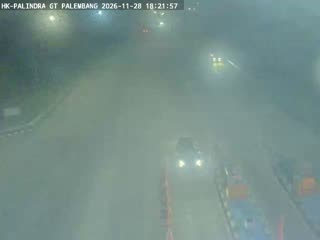
#> input picture thumbs/atcs-binamarga-tol-palembang-indralaya-1.jpg, 320 x 240 px; its folder holds only this picture in this run
$ python make_visuals.py
#> lines starting #> are read from the running program, lines starting #| are printed output that depends on the picture
#!/usr/bin/env python3
"""Visual: --map --chart --heatmap --mosaic --banner --postcard --donut; tanpa flag = semua kecuali postcard.
Postcard kini附带 cuaca + kualitas udara (Open-Meteo, gratis tanpa key)."""
import argparse, json, csv, random, urllib.request
from pathlib import Path
from datetime import datetime, timezone, timedelta, date as ddate
from PIL import Image, ImageDraw, ImageFont

A = Path("assets"); A.mkdir(exist_ok=True)
S = json.loads(Path("status.json").read_text(encoding="utf-8")) if Path("status.json").exists() else {"summary": {}, "streams": []}
WMO = {0: "Cerah", 1: "Cerah berawan", 2: "Berawan", 3: "Mendung", 45: "Kabut", 48: "Kabut beku",
       51: "Gerimis", 53: "Gerimis", 55: "Gerimis lebat", 61: "Hujan", 63: "Hujan", 65: "Hujan lebat",
       80: "Hujan lokal", 81: "Hujan lokal", 82: "Hujan lebat", 95: "Badai petir", 96: "Badai petir", 99: "Badai petir"}

def font(sz):
    try: return ImageFont.truetype("/usr/share/fonts/truetype/dejavu/DejaVuSans-Bold.ttf", sz)
    except Exception: return ImageFont.load_default()

def placeholder(fn, text):
    im = Image.new("RGB", (640, 360), "#0b0f14"); d = ImageDraw.Draw(im)
    d.text((20, 150), text, fill="#8b98a5", font=font(20))
    d.text((20, 185), "akan terisi otomatis setelah data tersedia", fill="#556", font=font(14))
    im.save(A / fn)

def _plt():
    import matplotlib; matplotlib.use("Agg")
    import matplotlib.pyplot as plt
    return plt

def _daily():
    p = Path("data/uptime.csv"); day = {}
    if not p.exists(): return day
    with p.open(encoding="utf-8") as f:
        rd = csv.reader(f); next(rd, None)
        for r in rd:
            if len(r) == 8: d, o = r[0], r[5]
            elif len(r) == 7: d, o = r[0], r[4]
            else: continue
            try: o = int(o)
            except ValueError: continue
            if o not in (0, 1): continue
            a = day.setdefault(d, [0, 0]); a[1] += 1; a[0] += o
    return day

def weather():
    try:
        u = "https://api.open-meteo.com/v1/forecast?latitude=-2.99&longitude=104.75&current=temperature_2m,relative_humidity_2m,weather_code&timezone=Asia%2FJakarta"
        c = json.load(urllib.request.urlopen(u, timeout=15))["current"]
        aq = None
        try:
            ua = "https://air-quality-api.open-meteo.com/v1/air-quality?latitude=-2.99&longitude=104.75&current=us_aqi&timezone=Asia%2FJakarta"
            aq = json.load(urllib.request.urlopen(ua, timeout=15))["current"]["us_aqi"]
        except Exception: pass
        return {"t": c.get("temperature_2m"), "rh": c.get("relative_humidity_2m"), "code": c.get("weather_code"), "aqi": aq}
    except Exception:
        return None

def aqi_cat(v):
    if v is None: return ""
    if v <= 50: return "Baik"
    if v <= 100: return "Sedang"
    if v <= 150: return "Tidak sehat (sensitif)"
    if v <= 200: return "Tidak sehat"
    if v <= 300: return "Sangat tidak sehat"
    return "Berbahaya"

def pmap():
    plt = _plt()
    pts = [(s["lng"], s["lat"], s["ok"]) for s in S["streams"] if s.get("lat") and s.get("lng")]
    if not pts: placeholder("map.png", "Peta menunggu data koordinat"); return
    fig, ax = plt.subplots(figsize=(8, 8), dpi=110); fig.patch.set_facecolor("#0b0f14"); ax.set_facecolor("#0b0f14")
    for x, y, ok in pts: ax.scatter(x, y, c="#22c55e" if ok else "#ef4444", s=40, edgecolors="white", linewidths=.5)
    ax.set_title("Coverage CCTV Palembang", color="white"); ax.tick_params(colors="white"); ax.grid(alpha=.2)
    for sp in ax.spines.values(): sp.set_color("#333")
    fig.savefig(A / "map.png", bbox_inches="tight"); plt.close(fig)

def chart():
    plt = _plt(); day = _daily(); ks = sorted(day)[-30:]
    if not ks: placeholder("uptime.png", "Grafik menunggu data uptime"); return
    fig, ax = plt.subplots(figsize=(9, 3.5), dpi=110); fig.patch.set_facecolor("#0b0f14"); ax.set_facecolor("#0b0f14")
    ax.plot(ks, [day[k][0] for k in ks], color="#22c55e", marker="o"); ax.tick_params(colors="white", axis="x", rotation=90, labelsize=6)
    ax.set_title("Kamera live per hari", color="white"); ax.grid(alpha=.2)
    for sp in ax.spines.values(): sp.set_color("#333")
    fig.savefig(A / "uptime.png", bbox_inches="tight"); plt.close(fig)

def heatmap():
    plt = _plt(); import numpy as np
    day = _daily()
    if not day: placeholder("heatmap.png", "Heatmap menunggu data"); return
    cells = {}
    for dstr, (live, tot) in day.items():
        try: d = ddate.fromisoformat(dstr)
        except ValueError: continue
        cells[d] = (live / tot) if tot else 0
    if not cells: placeholder("heatmap.png", "Heatmap menunggu data"); return
    start = min(cells) - timedelta(days=min(cells).weekday())
    nw = (max(cells) - start).days // 7 + 1
    MAT = np.full((7, nw), np.nan)
    for d, r in cells.items(): MAT[d.weekday(), (d - start).days // 7] = r
    fig, ax = plt.subplots(figsize=(nw * 0.32 + 2, 3.2), dpi=110); fig.patch.set_facecolor("#0b0f14")
    im = ax.imshow(MAT, cmap="RdYlGn", aspect="auto", vmin=0, vmax=1)
    ax.set_yticks(range(7)); ax.set_yticklabels(["Sen", "Sel", "Rab", "Kam", "Jum", "Sab", "Min"], color="white", fontsize=7)
    ax.set_xticks([]); ax.set_title("Kalender uptime harian (hijau = sehat)", color="white", fontsize=10)
    fig.colorbar(im, ax=ax, fraction=0.02)
    fig.savefig(A / "heatmap.png", bbox_inches="tight"); plt.close(fig)

def donut():
    plt = _plt()
    st = S.get("streams", [])
    if not st: placeholder("donut.png", "Donut menunggu data"); return
    def mean(pred):
        v = [s.get("uptime_pct", 100) for s in st if pred(s)]
        return round(sum(v) / len(v)) if v else None
    sets = [("Overall", lambda s: True), ("Kota Palembang", lambda s: s["key"].startswith("plb-")),
            ("Tol Palindra", lambda s: s.get("group") == "Tol Palindra"), ("Tol Lampung", lambda s: s.get("group") == "Tol Lampung")]
    fig, axes = plt.subplots(1, 4, figsize=(12, 3.2), dpi=110); fig.patch.set_facecolor("#0b0f14")
    for ax, (lab, pred) in zip(axes, sets):
        v = mean(pred); ax.set_facecolor("#0b0f14")
        if v is None:
            ax.text(0.5, 0.5, "—", ha="center", va="center", color="white"); ax.axis("off"); ax.set_title(lab, color="white", fontsize=9); continue
        ax.pie([v, 100 - v], colors=["#22c55e", "#2a3440"], startangle=90, counterclock=False, wedgeprops=dict(width=0.35))
        ax.text(0, 0, f"{v}%", ha="center", va="center", color="white", fontsize=14)
        ax.set_title(lab, color="white", fontsize=9)
    fig.savefig(A / "donut.png", bbox_inches="tight"); plt.close(fig)

def mosaic():
    th = sorted(Path("thumbs").glob("*.jpg"))[:64]
    if not th: placeholder("mosaic.jpg", "Mosaic menunggu thumbnail"); return
    cols = 8; tw, thh = 160, 90; rows = (len(th) + cols - 1) // cols
    canvas = Image.new("RGB", (cols * tw, rows * thh), "#0b0f14")
    for i, t in enumerate(th):
        try:
            im = Image.open(t).convert("RGB").resize((tw, thh)); canvas.paste(im, ((i % cols) * tw, (i // cols) * thh))
        except Exception: pass
    canvas.save(A / "mosaic.jpg", quality=85)

def banner():
    s = S.get("summary", {}); im = Image.new("RGB", (1280, 640), "#0b0f14"); d = ImageDraw.Draw(im)
    d.text((60, 200), "Palembang CCTV Streams", fill="white", font=font(64))
    d.text((60, 300), f"{s.get('live',0)}/{s.get('total',0)} kamera live - auto-update harian", fill="#22c55e", font=font(32))
    d.text((60, 360), "HLS stabil - open data - unofficial", fill="#8b98a5", font=font(24))
    im.save(A / "banner.png")

def postcard():
    th = sorted(Path("thumbs").glob("*.jpg"))
    if not th: placeholder("postcard.jpg", "Postcard menunggu thumbnail"); return
    t = random.choice(th); im = Image.open(t).convert("RGB").resize((640, 360)); d = ImageDraw.Draw(im)
    wib = datetime.now(timezone(timedelta(hours=7))).strftime("%d %b %Y %H:%M WIB")
    d.rectangle([0, 320, 640, 360], fill="#000000cc"); d.text((12, 330), f"Postcard {wib}", fill="white", font=font(20))
    w = weather()
    if w:
        desc = WMO.get(w.get("code"), "—")
        aq = w.get("aqi"); aqs = f" · AQI {aq} ({aqi_cat(aq)})" if aq is not None else ""
        txt = f"{w.get('t')}°C · {desc} · RH {w.get('rh')}%{aqs}"
        d.rectangle([0, 0, 640, 40], fill="#000000cc"); d.text((12, 10), txt, fill="white", font=font(16))
    im.save(A / "postcard.jpg", quality=88)

if __name__ == "__main__":
    ap = argparse.ArgumentParser()
    for f in ("map", "chart", "mosaic", "banner", "postcard", "heatmap", "donut"): ap.add_argument(f"--{f}", action="store_true")
    a = ap.parse_args()
    if a.postcard: postcard()
    elif a.map: pmap()
    elif a.chart: chart()
    elif a.mosaic: mosaic()
    elif a.banner: banner()
    elif a.heatmap: heatmap()
    elif a.donut: donut()
    else: pmap(); chart(); heatmap(); donut(); mosaic(); banner()
#> in placeholder, `im.save(A / fn)`:
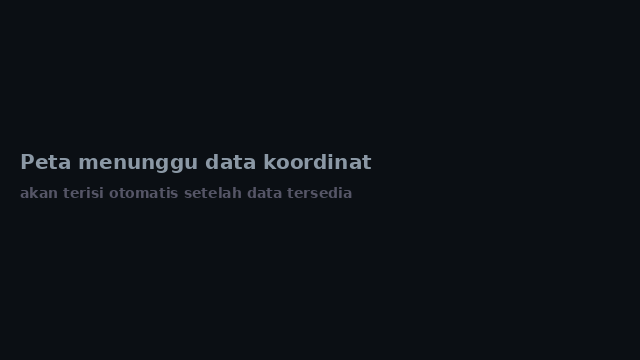
#> saved as map.png: PIL image 640x360 RGB; mean R, G, B 12.6, 16.7, 21.8
#> call 3 of placeholder, with fn = 'heatmap.png', text = 'Heatmap menunggu data'
#> in placeholder (call 3), `im.save(A / fn)`:
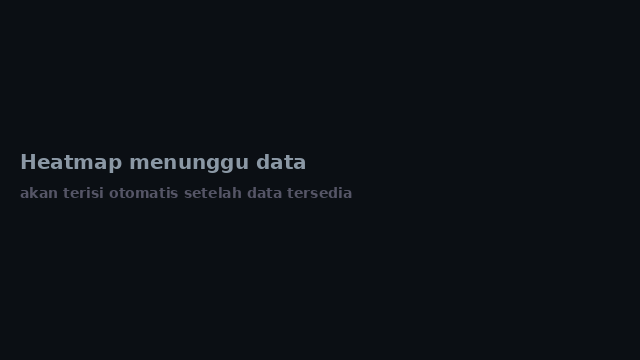
#> saved as heatmap.png: PIL image 640x360 RGB; mean R, G, B 12.4, 16.4, 21.6
#> call 4 of placeholder, with fn = 'donut.png', text = 'Donut menunggu data'
#> in placeholder (call 4), `im.save(A / fn)`:
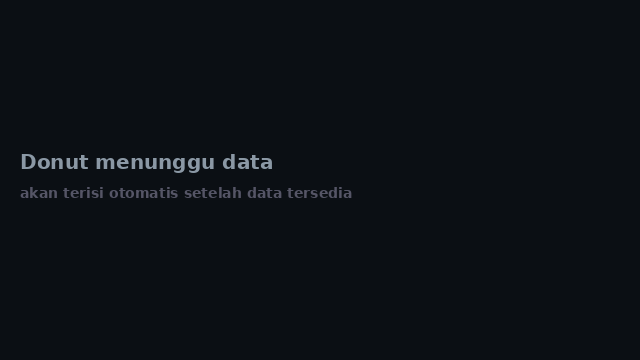
#> saved as donut.png: PIL image 640x360 RGB; mean R, G, B 12.3, 16.3, 21.4
#> in mosaic, `im = Image.open(t).convert('RGB').resize((tw, thh))`:
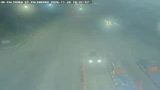
#> im: PIL image 160x90 RGB; mean R, G, B 117.9, 142.1, 136.9
#> in mosaic, `canvas.paste(im, (i % cols * tw, i // cols * thh))`:
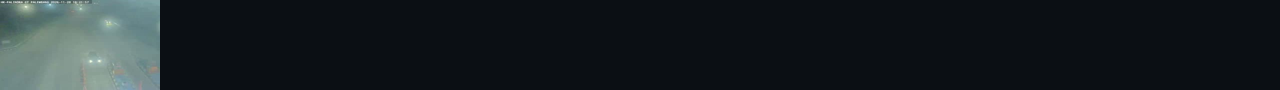
#> canvas: PIL image 1280x90 RGB; mean R, G, B 24.4, 30.9, 34.6
#> in banner, `im = Image.new('RGB', (1280, 640), '#0b0f14')`:
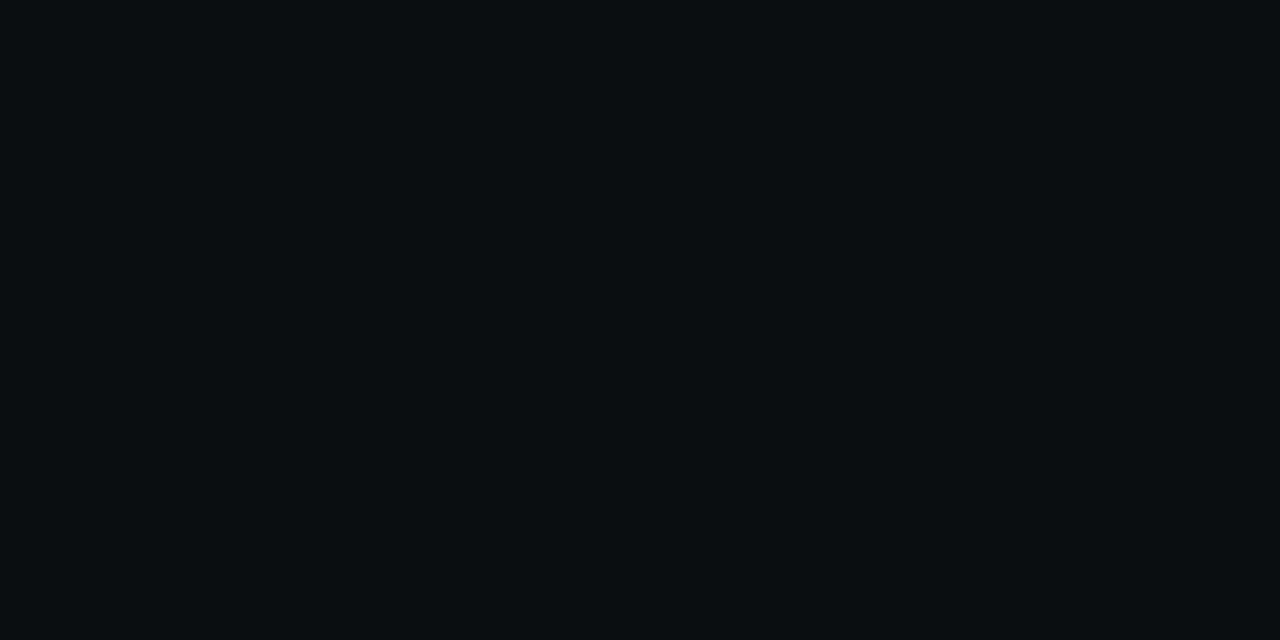
#> im: PIL image 1280x640 RGB; mean R, G, B 11, 15, 20
#> in banner, `im.save(A / "banner.png")`:
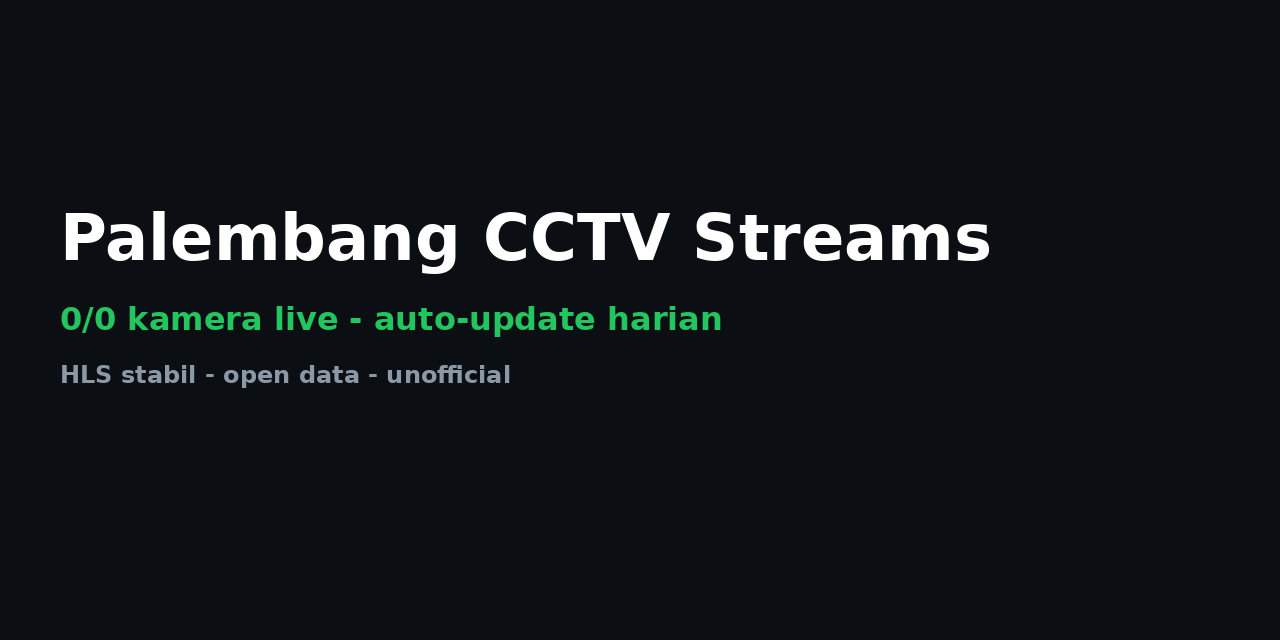
#> saved as banner.png: PIL image 1280x640 RGB; mean R, G, B 17.3, 22.4, 26.5
    print("[✓] visuals selesai")

$ run again, on thumbs/atcs-binamarga-tol-palembang-indralaya-13.jpg
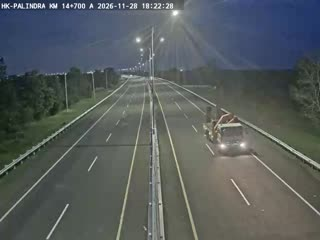
#> input picture thumbs/atcs-binamarga-tol-palembang-indralaya-13.jpg, 320 x 240 px
#> in mosaic, `im = Image.open(t).convert('RGB').resize((tw, thh))`:
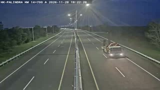
#> im: PIL image 160x90 RGB; mean R, G, B 86.5, 92.6, 92.8
#> in mosaic, `canvas.paste(im, (i % cols * tw, i // cols * thh))`:
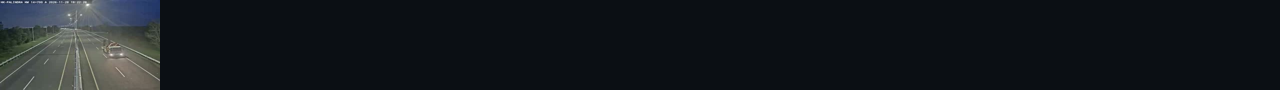
#> canvas: PIL image 1280x90 RGB; mean R, G, B 20.4, 24.7, 29.1

$ run again, on thumbs/atcs-binamarga-tol-palembang-indralaya-14.jpg
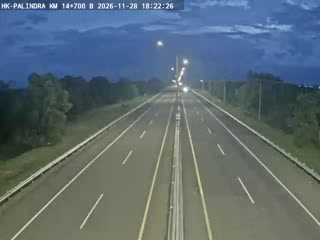
#> input picture thumbs/atcs-binamarga-tol-palembang-indralaya-14.jpg, 320 x 240 px
#> in mosaic, `im = Image.open(t).convert('RGB').resize((tw, thh))`:
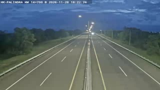
#> im: PIL image 160x90 RGB; mean R, G, B 91.8, 107.2, 115.1
#> in mosaic, `canvas.paste(im, (i % cols * tw, i // cols * thh))`:
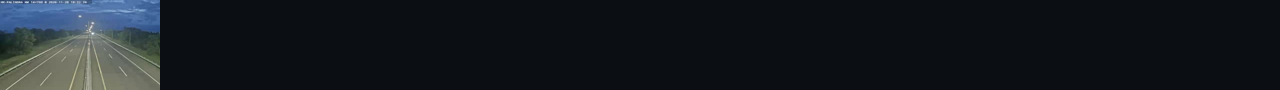
#> canvas: PIL image 1280x90 RGB; mean R, G, B 21.1, 26.5, 31.9

$ run again, on thumbs/atcs-binamarga-tol-palembang-indralaya-15.jpg
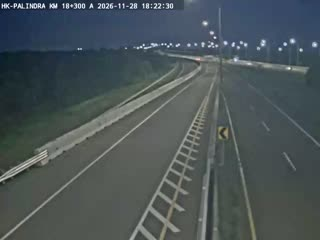
#> input picture thumbs/atcs-binamarga-tol-palembang-indralaya-15.jpg, 320 x 240 px
#> in mosaic, `canvas.paste(im, (i % cols * tw, i // cols * thh))`:
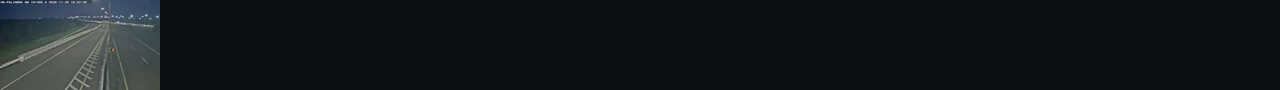
#> canvas: PIL image 1280x90 RGB; mean R, G, B 18.9, 23.7, 28.4
